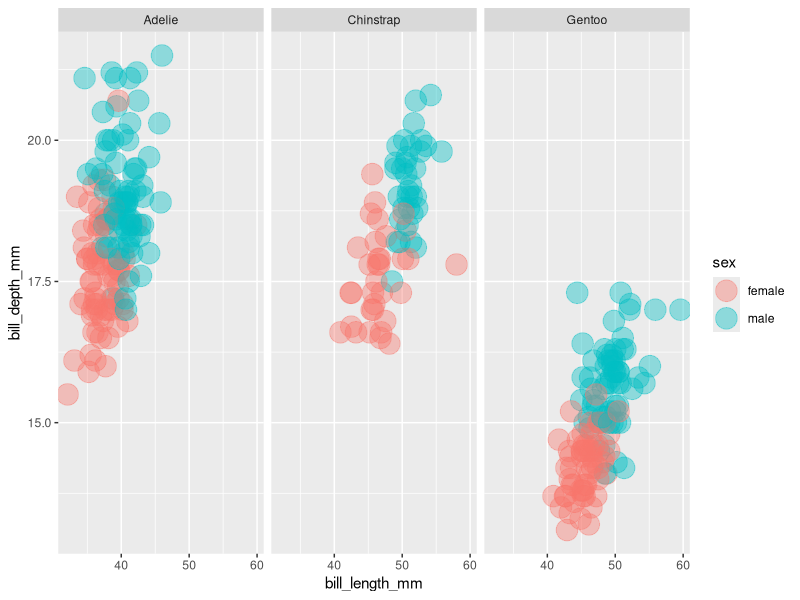

Write the R code that produced this figure.
## ---- chunk 1
library(tidyverse)
library(palmerpenguins)
## ---- chunk 2
penguins %>%
    drop_na() %>%
    ggplot(mapping = aes(x = bill_length_mm, y = bill_depth_mm, col = sex)) +
    geom_point(size = 7, alpha = 0.4) +
    facet_wrap(~species)
